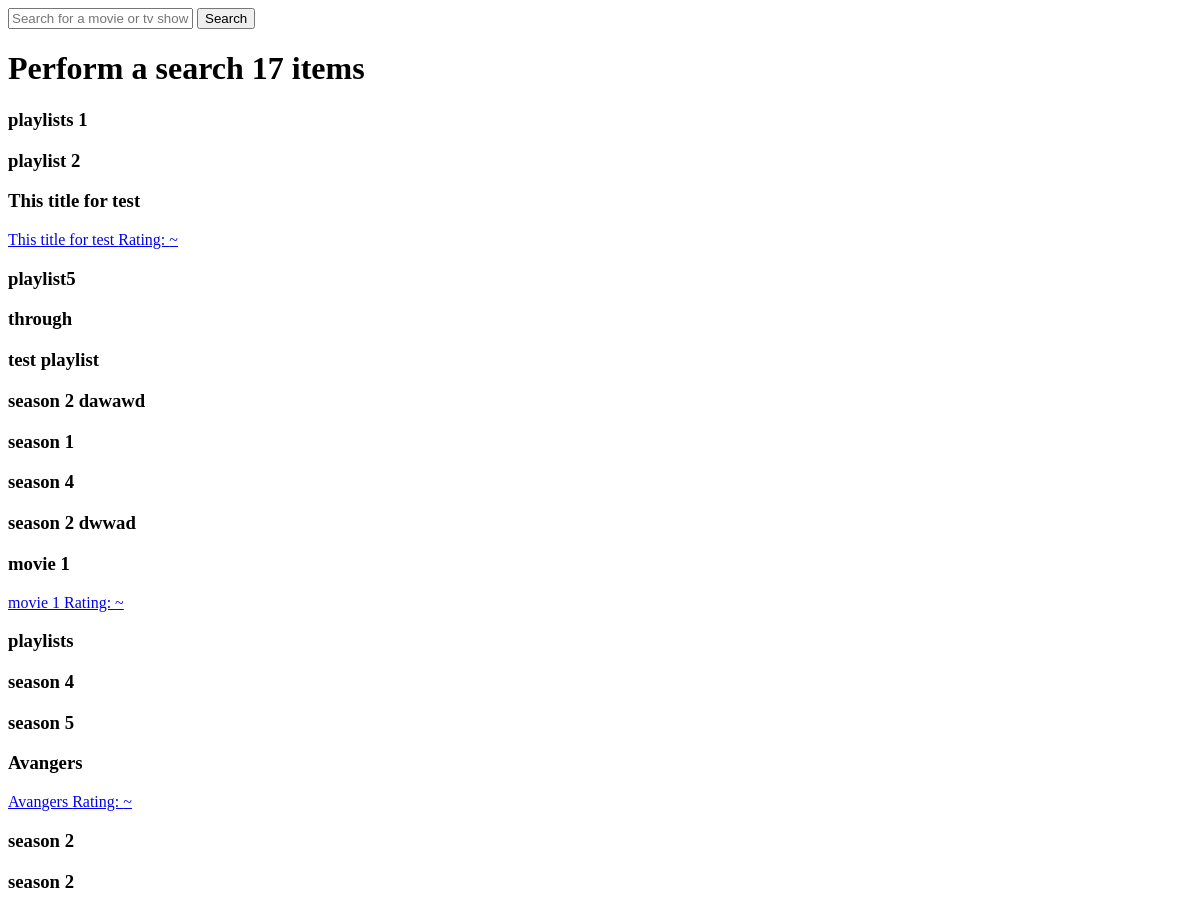
The app's page /playlist/search/, older data.
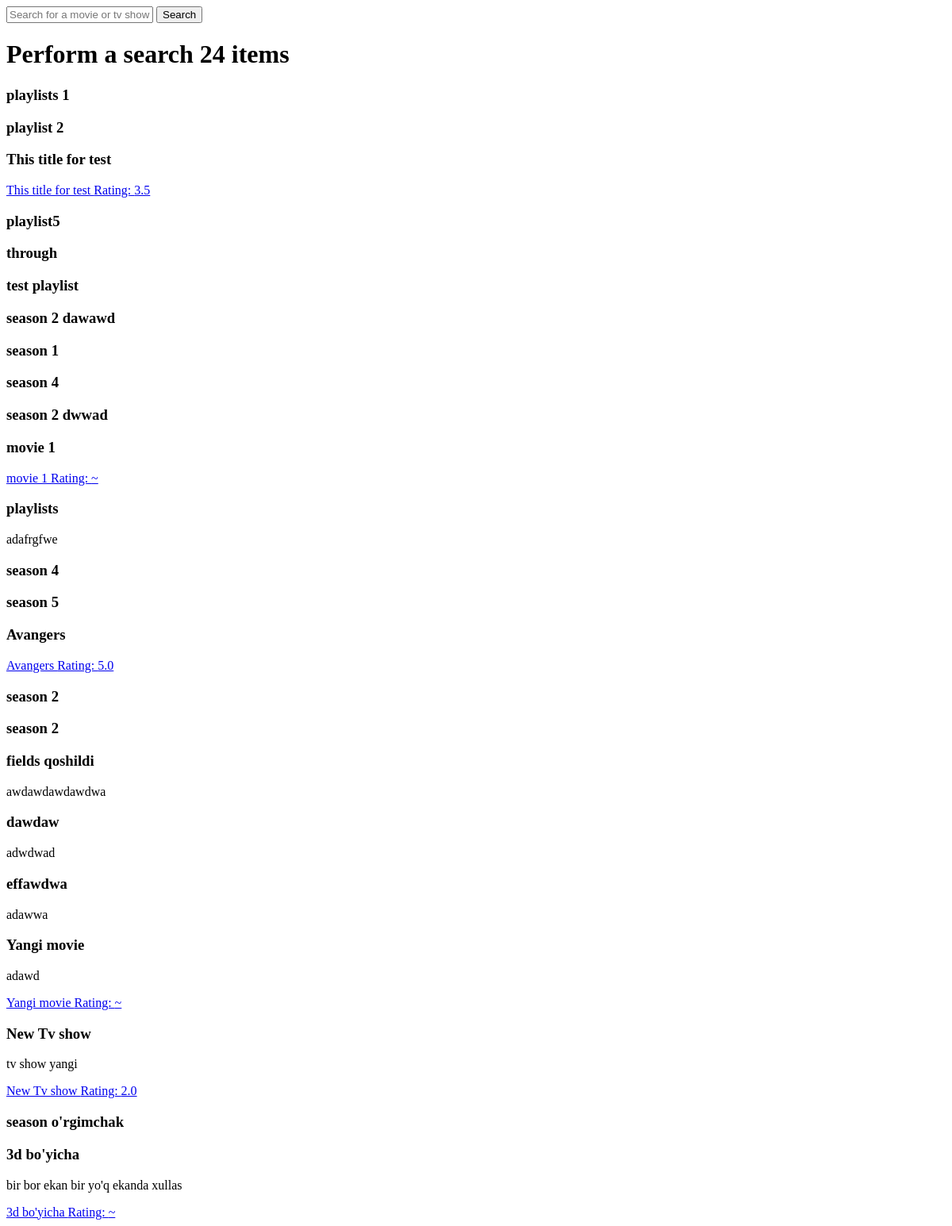
The same page, newer data.
### playlists/models.py (models this page shows, shortened)
class PlayList(models.Model):
    parent = models.ForeignKey('self',on_delete=models.SET_NULL,null=True, blank=True)
    related = models.ManyToManyField('self', blank=True, related_name='related', through='PlayListRelated')
    category = models.ForeignKey("categories.Category", on_delete=models.SET_NULL,blank=True,null=True)
    order = models.IntegerField(default=1)
    category = models.ForeignKey("categories.Category",blank=True, null=True,on_delete=models.SET_NULL)
    title = models.CharField(max_length=255)
    type = models.CharField(max_length=3,choices=PlayListTypeChoices.choices, default=PlayListTypeChoices.PLAYLIST)
    description = models.TextField(blank=True, null=True)
    slug = models.SlugField(blank=True, null=True)
    video = models.ForeignKey("videos.Video", on_delete=models.SET_NULL, null=True, related_name="featured_playlist")
    videos = models.ManyToManyField('videos.Video',blank=True, related_name="playlist_item", through="PlayListItem")
    active = models.BooleanField(default=True)
    timestamp = models.DateTimeField(auto_now_add=True)
    updated = models.DateTimeField(auto_now=True)
    state = models.CharField(max_length=2, choices=PublishStateOptions.choices, default=PublishStateOptions.DRAFT)
    publish_timestamp = models.DateTimeField(auto_now=False, auto_now_add=False, blank=True, null=True)
    tags = GenericRelation(TaggedItem, related_query_name='playlist')
    ratings = GenericRelation(Rating,related_query_name='playlist')
    objects = PlayListManager()
    def __str__(self):
        return self.title
    def get_absolute_url(self):
        if self.is_movie:
            return f"/playlist/movies/{self.slug}"
        if self.is_show:
            return f"/playlist/shows/{self.slug}"
        if self.is_season and self.parent is not None:
            return f"/playlist/shows/{self.parent.slug}/season/{self.slug}"
        return f"/playlists/{self.slug}"
    @property
    def is_movie(self):
        return self.type == PlayListTypeChoices.MOVIE
    @property
    def is_show(self):
        return self.type == PlayListTypeChoices.SHOW

### playlists/views.py (the view)
# urls.py: path('search/', SearchView.as_view()),
class SearchView(PlayListMixin,generic.ListView):
    def get_context_data(self):
        context = super().get_context_data()
        query = self.request.GET.get("q")
        if query is not None:
            context['title'] = f"Searched for {query}"
        else:
            context['title'] = "Perform a search"
        return context
    def get_queryset(self):
        request = self.request
        query = request.GET.get('q')
        return PlayList.objects.all().search(query=query)

### playlists/models.py (called while the page is built, shortened)
    def search(self, query=None):
        if query is None:
            return self

    def get_queryset(self):
        return PlayListQuerySet(self.model,using=self._db)

### playlists/views.py (called while the page is built)
    def get_context_data(self, *args, **kwargs):
        context = super().get_context_data(*args,**kwargs)
        if self.title is not None:
            context['title'] = self.title
        return context

### ratings/models.py (called while the page is built)
    def rating(self):
        return self.aggregate(average=Avg("value"))["average"]

    def get_queryset(self):
        return RatingQuerySet(self.model, using=self._db)

### templates/playlist_list.html (shortened to what this page needs)
{% extends "base.html" %}
{% block content %}
{% if title %}
<h1>{{title}} {{object_list.count}} items</h1>
{% endif %}
{% for instance in object_list %}
<div>
    <h3>{{instance.title}}</h3>
    <p>{{instance.description}}</p>
    {% if instance.is_movie %}
    {% include "playlists/cards/movie.html" with movie=instance%}
    {% elif instance.is_show %}
    {% include "playlists/cards/show.html" with show=instance%}
    {% endif %}
</div>
{% endfor %}
{% endblock %}

### templates/base.html (shortened to what this page needs)
<!DOCTYPE html>
<html lang="en">
<head>
</head>
<body>
    <form method="GET" action="/playlist/search/">
        <input type="text" name="q" placeholder="Search for a movie or tv show">
        <button type="sumbit">Search</button>
    </form>
    {% block content %}
    {% endblock content %}
</body>
</html>

### templates/playlists/cards/show.html
{% load rating %}
<div>
    <a href="{{show.get_absolute_url}}">
        {{show}} {% rating instance=show rating_only=True %}
    </a>
</div>

### ratings/templates/ratings/rating.html (shortened to what this page needs)
Rating: {% if value %}{{value}}{% else %}~{% endif %}

### templates/playlists/cards/movie.html
{% load rating %}
<div>
    <a href="{{movie.get_absolute_url}}">
        {{movie}}
        {% rating instance=movie rating_only=True %}
    </a>
</div>

Row changes from the older to the newer data that the page shows:
shown differently, row unchanged: PlayList "This title for test": value (not shown) → "3.5"; no longer shows "~"
changed PlayList "playlists": description (not shown) → "adafrgfwe"
changed PlayList "Avangers": value (not shown) → "5.0"; no longer shows "~"
added PlayList: title "fields qoshildi", description "awdawdawdawdwa"
added PlayList: title "dawdaw", description "adwdwad"
added PlayList: title "effawdwa", description "adawwa"
added PlayList: title "Yangi movie", description "adawd"
added PlayList: title "New Tv show", description "tv show yangi", value "2.0"
added PlayList: title "season o'rgimchak"
added PlayList: title "3d bo'yicha", description "bir bor ekan bir yo'q ekanda xullas"
Text that changed along with them:
{{ object_list.count }}: "17" → "24"
